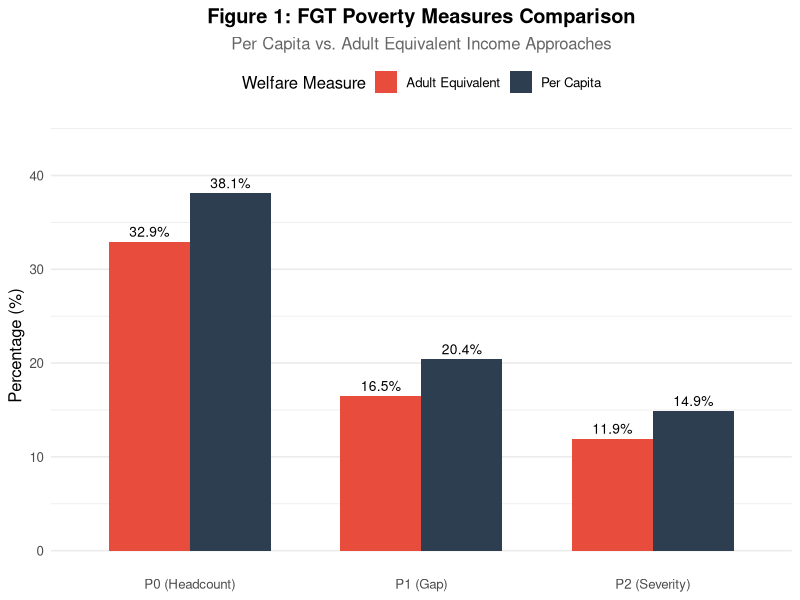
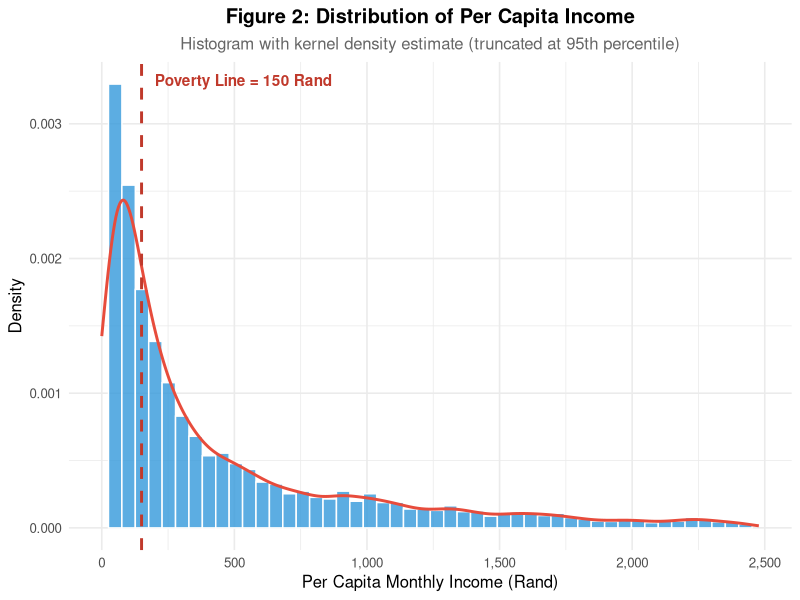
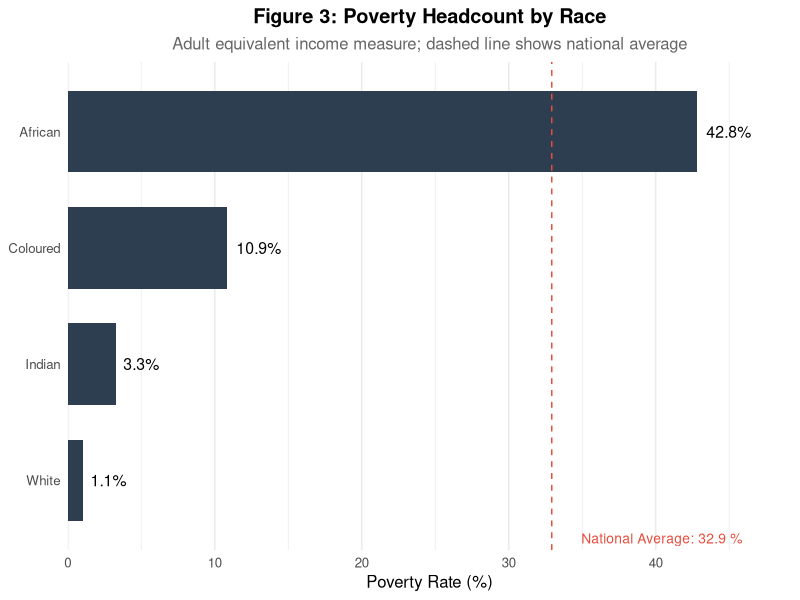
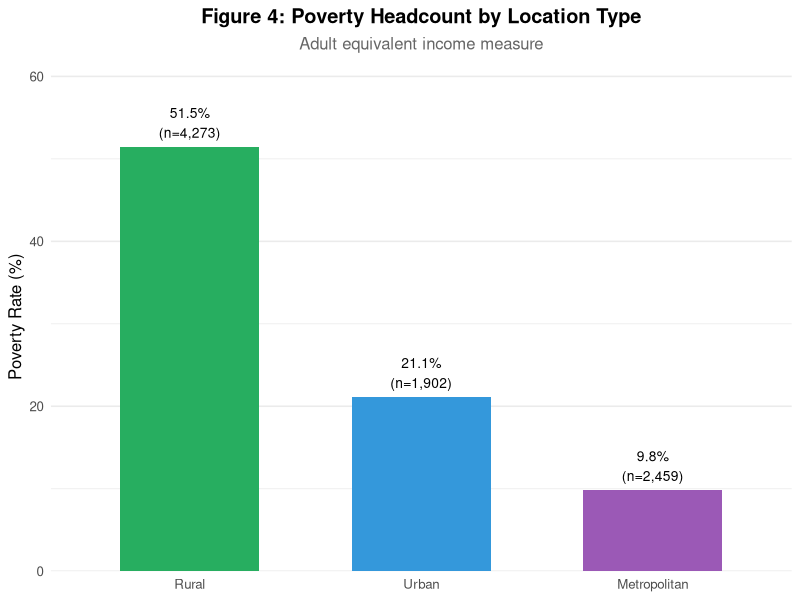
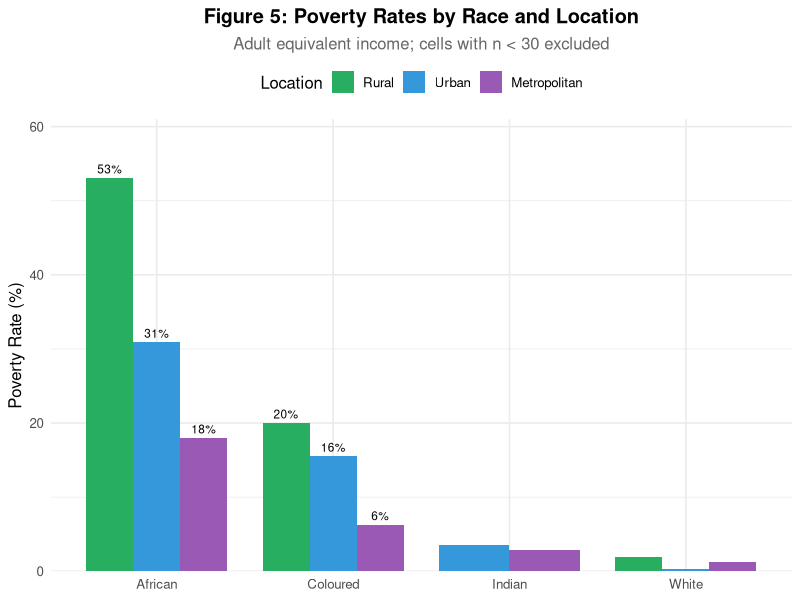
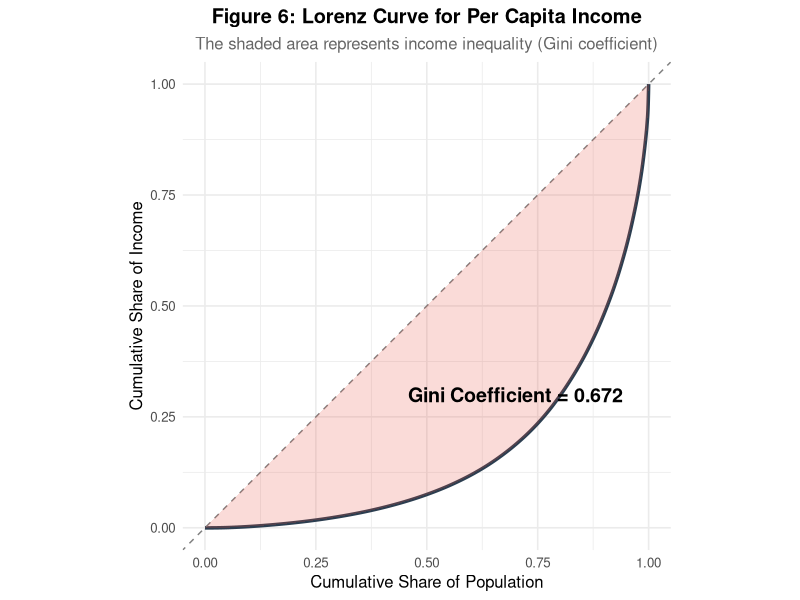

Write R code to recreate these figures, in order.
## ---- chunk 1
knitr::opts_chunk$set(
  echo = TRUE,
  message = FALSE,
  warning = FALSE,
  fig.width = 10,
  fig.height = 6,
  fig.align = "center"
)
## ---- chunk 2
# ============================================================================
# LOAD REQUIRED PACKAGES
library(tidyverse)
library(haven)
library(scales)
library(knitr)
## ---- chunk 3
# ============================================================================
# LOAD LSMS DATA FILES
HH_income <- read_dta("HHINCTL.dta")
HH_roster <- read_dta("M8_HROST.dta")
HH_strata <- read_dta("STRATA2.dta")

## ---- chunk 4
# ============================================================================
# DATA PREPARATION
# ============================================================================

POVERTY_LINE <- 150 # Define poverty line (150 Rand per person per month)

# Step 1: Calculate household size from roster data
# -----------------------------------------------------------------------------
household_size <- HH_roster %>%
  group_by(hhid) %>%
  summarise(
    hh_size = n(),                          # Total household members
    n_children = sum(age < 16, na.rm = TRUE), # Number of children (age < 16)
    n_adults = sum(age >= 16, na.rm = TRUE)   # Number of adults
  )

# -----------------------------------------------------------------------------
# Step 2: Calculate adult equivalent household size
# Using OECD-modified equivalence scale approach where children (age < 16)
# are weighted at 0.5 to account for lower consumption needs
# -----------------------------------------------------------------------------
adult_equivalents <- HH_roster %>%
  mutate(adult_equiv_weight = ifelse(age >= 16, 1, 0.5)) %>%
  group_by(hhid) %>%
  summarise(adult_equiv_size = sum(adult_equiv_weight, na.rm = TRUE))

# -----------------------------------------------------------------------------
# Step 3: Merge income data with household characteristics
# -----------------------------------------------------------------------------
poverty_data <- HH_income %>%
  select(hhid, totminc) %>%                   # Select household ID and total monthly income
  left_join(household_size, by = "hhid") %>%
  left_join(adult_equivalents, by = "hhid") %>%
  left_join(
    HH_strata %>% select(hhid, race, metro),
    by = "hhid"
  ) %>%
  filter(!is.na(totminc), !is.na(hh_size)) %>%
  mutate(
    income_per_capita = totminc / hh_size,
    income_adult_equiv = totminc / adult_equiv_size,
    is_poor_pc = income_per_capita < POVERTY_LINE,
    is_poor_ae = income_adult_equiv < POVERTY_LINE,
    gap_pc = ifelse(is_poor_pc, (POVERTY_LINE - income_per_capita) / POVERTY_LINE, 0),
    gap_ae = ifelse(is_poor_ae, (POVERTY_LINE - income_adult_equiv) / POVERTY_LINE, 0)
  )

# Add descriptive labels for race and location
poverty_data <- poverty_data %>%
  mutate(
    race_label = factor(
      race,
      levels = 1:5,
      labels = c("African", "Coloured", "Indian", "White", "Other")
    ),
    location_label = factor(
      metro,
      levels = 1:3,
      labels = c("Rural", "Urban", "Metropolitan")
    )
  )
## ---- chunk 5
# ============================================================================
# COMPUTE FGT POVERTY MEASURES (PER CAPITA INCOME)
# ============================================================================

fgt_per_capita <- poverty_data %>%
  summarise(
    `P0 (Headcount)` = mean(is_poor_pc) * 100,
    `P1 (Poverty Gap)` = mean(gap_pc) * 100,
    `P2 (Severity)` = mean(gap_pc^2) * 100,
    `Sample Size` = n()
  )

kable(
  fgt_per_capita,
  digits = 2,
  caption = "Table 1: FGT Poverty Measures Using Per Capita Income",
  format.args = list(big.mark = ",")
)
## ---- chunk 6
# ============================================================================
# COMPUTE FGT POVERTY MEASURES (ADULT EQUIVALENT INCOME)
# Adjusting for household composition using equivalence scales
# ============================================================================

fgt_adult_equiv <- poverty_data %>%
  summarise(
    `P0 (Headcount)` = mean(is_poor_ae) * 100,
    `P1 (Poverty Gap)` = mean(gap_ae) * 100,
    `P2 (Severity)` = mean(gap_ae^2) * 100,
    `Sample Size` = n()
  )

kable(
  fgt_adult_equiv,
  digits = 2,
  caption = "Table 2: FGT Poverty Measures Using Adult Equivalent Income"
)
## ---- chunk 7
# ============================================================================
# VISUALIZATION: COMPARISON OF POVERTY MEASURES
# ============================================================================

comparison_data <- tibble(
  Measure = rep(c("P0 (Headcount)", "P1 (Gap)", "P2 (Severity)"), 2),
  Method = rep(c("Per Capita", "Adult Equivalent"), each = 3),
  Value = c(
    fgt_per_capita[[1]], fgt_per_capita[[2]], fgt_per_capita[[3]],
    fgt_adult_equiv[[1]], fgt_adult_equiv[[2]], fgt_adult_equiv[[3]]
  )
)

ggplot(comparison_data, aes(x = Measure, y = Value, fill = Method)) +
  geom_col(position = "dodge", width = 0.7) +
  geom_text(
    aes(label = sprintf("%.1f%%", Value)),
    position = position_dodge(width = 0.7),
    vjust = -0.5,
    size = 3.5
  ) +
  scale_fill_manual(values = c("Per Capita" = "#2C3E50", "Adult Equivalent" = "#E74C3C")) +
  labs(
    title = "Figure 1: FGT Poverty Measures Comparison",
    subtitle = "Per Capita vs. Adult Equivalent Income Approaches",
    x = NULL,
    y = "Percentage (%)",
    fill = "Welfare Measure"
  ) +
  theme_minimal(base_size = 12) +
  theme(
    plot.title = element_text(face = "bold", hjust = 0.5),
    plot.subtitle = element_text(hjust = 0.5, color = "gray40"),
    legend.position = "top",
    panel.grid.major.x = element_blank()
  ) +
  ylim(0, max(comparison_data$Value) * 1.15)
## ---- chunk 8
# ============================================================================
# DESCRIPTIVE STATISTICS
# ============================================================================

# Income distribution statistics
income_stats <- poverty_data %>%
  summarise(
    Mean = mean(income_per_capita),
    `Std. Dev.` = sd(income_per_capita),
    Median = median(income_per_capita),
    `25th Pctl` = quantile(income_per_capita, 0.25),
    `75th Pctl` = quantile(income_per_capita, 0.75),
    Min = min(income_per_capita),
    Max = max(income_per_capita)
  )

kable(
  income_stats,
  digits = 2,
  caption = "Table 3: Per Capita Income Distribution (Rand/month)",
  format.args = list(big.mark = ",")
)

# Household size statistics
size_stats <- poverty_data %>%
  summarise(
    Mean = mean(hh_size),
    `Std. Dev.` = sd(hh_size),
    Median = median(hh_size),
    `25th Pctl` = quantile(hh_size, 0.25),
    `75th Pctl` = quantile(hh_size, 0.75),
    Min = min(hh_size),
    Max = max(hh_size)
  )

kable(
  size_stats,
  digits = 2,
  caption = "Table 4: Household Size Distribution"
)
## ---- chunk 9
# ============================================================================
# VISUALIZATION: INCOME DISTRIBUTION
# ============================================================================

ggplot(poverty_data, aes(x = income_per_capita)) +
  geom_histogram(
    aes(y = after_stat(density)),
    bins = 50,
    fill = "#3498DB",
    color = "white",
    alpha = 0.8
  ) +
  geom_density(color = "#E74C3C", linewidth = 1) +
  geom_vline(
    xintercept = POVERTY_LINE,
    linetype = "dashed",
    color = "#C0392B",
    linewidth = 1
  ) +
  annotate(
    "text",
    x = POVERTY_LINE + 50,
    y = Inf,
    label = paste("Poverty Line =", POVERTY_LINE, "Rand"),
    hjust = 0,
    vjust = 2,
    color = "#C0392B",
    fontface = "bold"
  ) +
  scale_x_continuous(
    limits = c(0, quantile(poverty_data$income_per_capita, 0.95)),
    labels = comma
  ) +
  labs(
    title = "Figure 2: Distribution of Per Capita Income",
    subtitle = "Histogram with kernel density estimate (truncated at 95th percentile)",
    x = "Per Capita Monthly Income (Rand)",
    y = "Density"
  ) +
  theme_minimal(base_size = 12) +
  theme(
    plot.title = element_text(face = "bold", hjust = 0.5),
    plot.subtitle = element_text(hjust = 0.5, color = "gray40")
  )
## ---- chunk 10
# ============================================================================
# POVERTY RATES BY RACE
# Using adult equivalent income
# ============================================================================

poverty_by_race <- poverty_data %>%
  filter(!is.na(race_label)) %>%
  group_by(race_label) %>%
  summarise(
    `Poverty Rate (%)` = mean(is_poor_ae) * 100,
    `Poverty Gap (%)` = mean(gap_ae) * 100,
    `Sample Size` = n(),
    .groups = "drop"
  ) %>%
  arrange(desc(`Poverty Rate (%)`))

kable(
  poverty_by_race,
  digits = 2,
  caption = "Table 5: Poverty Measures by Race (Adult Equivalent Income)",
  format.args = list(big.mark = ",")
)
## ---- chunk 11
# ============================================================================
# VISUALIZATION: POVERTY BY RACE
# ============================================================================

ggplot(poverty_by_race, aes(x = reorder(race_label, `Poverty Rate (%)`), y = `Poverty Rate (%)`)) +
  geom_col(fill = "#2C3E50", width = 0.7) +
  geom_text(
    aes(label = sprintf("%.1f%%", `Poverty Rate (%)`)),
    hjust = -0.2,
    size = 4
  ) +
  geom_hline(
    yintercept = fgt_adult_equiv[[1]],
    linetype = "dashed",
    color = "#E74C3C"
  ) +
  annotate(
    "text",
    x = 0.5,
    y = fgt_adult_equiv[[1]] + 2,
    label = paste("National Average:", round(fgt_adult_equiv[[1]], 1), "%"),
    hjust = 0,
    color = "#E74C3C",
    size = 3.5
  ) +
  coord_flip() +
  labs(
    title = "Figure 3: Poverty Headcount by Race",
    subtitle = "Adult equivalent income measure; dashed line shows national average",
    x = NULL,
    y = "Poverty Rate (%)"
  ) +
  theme_minimal(base_size = 12) +
  theme(
    plot.title = element_text(face = "bold", hjust = 0.5),
    plot.subtitle = element_text(hjust = 0.5, color = "gray40"),
    panel.grid.major.y = element_blank()
  ) +
  scale_y_continuous(expand = expansion(mult = c(0, 0.15)))
## ---- chunk 12
# ============================================================================
# POVERTY RATES BY URBAN/RURAL LOCATION
# ============================================================================

poverty_by_location <- poverty_data %>%
  filter(!is.na(location_label)) %>%
  group_by(location_label) %>%
  summarise(
    `Poverty Rate (%)` = mean(is_poor_ae) * 100,
    `Poverty Gap (%)` = mean(gap_ae) * 100,
    `Sample Size` = n(),
    .groups = "drop"
  )

kable(
  poverty_by_location,
  digits = 2,
  caption = "Table 6: Poverty Measures by Location (Adult Equivalent Income)",
  format.args = list(big.mark = ",")
)
## ---- chunk 13
# ============================================================================
# VISUALIZATION: POVERTY BY LOCATION
# ============================================================================

ggplot(poverty_by_location, aes(x = location_label, y = `Poverty Rate (%)`)) +
  geom_col(aes(fill = location_label), width = 0.6, show.legend = FALSE) +
  geom_text(
    aes(label = sprintf("%.1f%%\n(n=%s)", `Poverty Rate (%)`, comma(`Sample Size`))),
    vjust = -0.3,
    size = 3.5
  ) +
  scale_fill_manual(values = c("Rural" = "#27AE60", "Urban" = "#3498DB", "Metropolitan" = "#9B59B6")) +
  labs(
    title = "Figure 4: Poverty Headcount by Location Type",
    subtitle = "Adult equivalent income measure",
    x = NULL,
    y = "Poverty Rate (%)"
  ) +
  theme_minimal(base_size = 12) +
  theme(
    plot.title = element_text(face = "bold", hjust = 0.5),
    plot.subtitle = element_text(hjust = 0.5, color = "gray40"),
    panel.grid.major.x = element_blank()
  ) +
  scale_y_continuous(expand = expansion(mult = c(0, 0.2)))
## ---- chunk 14
# ============================================================================
# INTERSECTIONAL ANALYSIS: POVERTY BY RACE AND LOCATION
# ============================================================================

poverty_intersectional <- poverty_data %>%
  filter(!is.na(race_label), !is.na(location_label)) %>%
  group_by(race_label, location_label) %>%
  summarise(
    poverty_rate = mean(is_poor_ae) * 100,
    n = n(),
    .groups = "drop"
  ) %>%
  filter(n >= 30)  # Filter for statistical reliability

ggplot(poverty_intersectional, aes(x = race_label, y = poverty_rate, fill = location_label)) +
  geom_col(position = "dodge", width = 0.8) +
  geom_text(
    aes(label = ifelse(poverty_rate > 5, sprintf("%.0f%%", poverty_rate), "")),
    position = position_dodge(width = 0.8),
    vjust = -0.5,
    size = 3
  ) +
  scale_fill_manual(
    values = c("Rural" = "#27AE60", "Urban" = "#3498DB", "Metropolitan" = "#9B59B6")
  ) +
  labs(
    title = "Figure 5: Poverty Rates by Race and Location",
    subtitle = "Adult equivalent income; cells with n < 30 excluded",
    x = NULL,
    y = "Poverty Rate (%)",
    fill = "Location"
  ) +
  theme_minimal(base_size = 12) +
  theme(
    plot.title = element_text(face = "bold", hjust = 0.5),
    plot.subtitle = element_text(hjust = 0.5, color = "gray40"),
    legend.position = "top",
    axis.text.x = element_text(angle = 0, hjust = 0.5)
  ) +
  scale_y_continuous(expand = expansion(mult = c(0, 0.15)))
## ---- chunk 15
# ============================================================================
# LORENZ CURVE ANALYSIS
# Visualizing income inequality
# ============================================================================

# Calculate cumulative shares for Lorenz curve
lorenz_data <- poverty_data %>%
  arrange(income_per_capita) %>%
  mutate(
    cum_pop = row_number() / n(),           # Cumulative population share
    cum_income = cumsum(income_per_capita) / sum(income_per_capita)  # Cumulative income share
  )

# Calculate Gini coefficient using trapezoidal approximation
gini <- 1 - 2 * sum(lorenz_data$cum_income) / nrow(lorenz_data)

ggplot(lorenz_data, aes(x = cum_pop, y = cum_income)) +
  geom_line(color = "#2C3E50", linewidth = 1.2) +
  geom_abline(slope = 1, intercept = 0, linetype = "dashed", color = "gray50") +
  geom_ribbon(aes(ymin = cum_income, ymax = cum_pop), fill = "#E74C3C", alpha = 0.2) +
  annotate(
    "text",
    x = 0.7,
    y = 0.3,
    label = paste("Gini Coefficient =", round(gini, 3)),
    size = 5,
    fontface = "bold"
  ) +
  labs(
    title = "Figure 6: Lorenz Curve for Per Capita Income",
    subtitle = "The shaded area represents income inequality (Gini coefficient)",
    x = "Cumulative Share of Population",
    y = "Cumulative Share of Income"
  ) +
  theme_minimal(base_size = 12) +
  theme(
    plot.title = element_text(face = "bold", hjust = 0.5),
    plot.subtitle = element_text(hjust = 0.5, color = "gray40")
  ) +
  coord_fixed()
